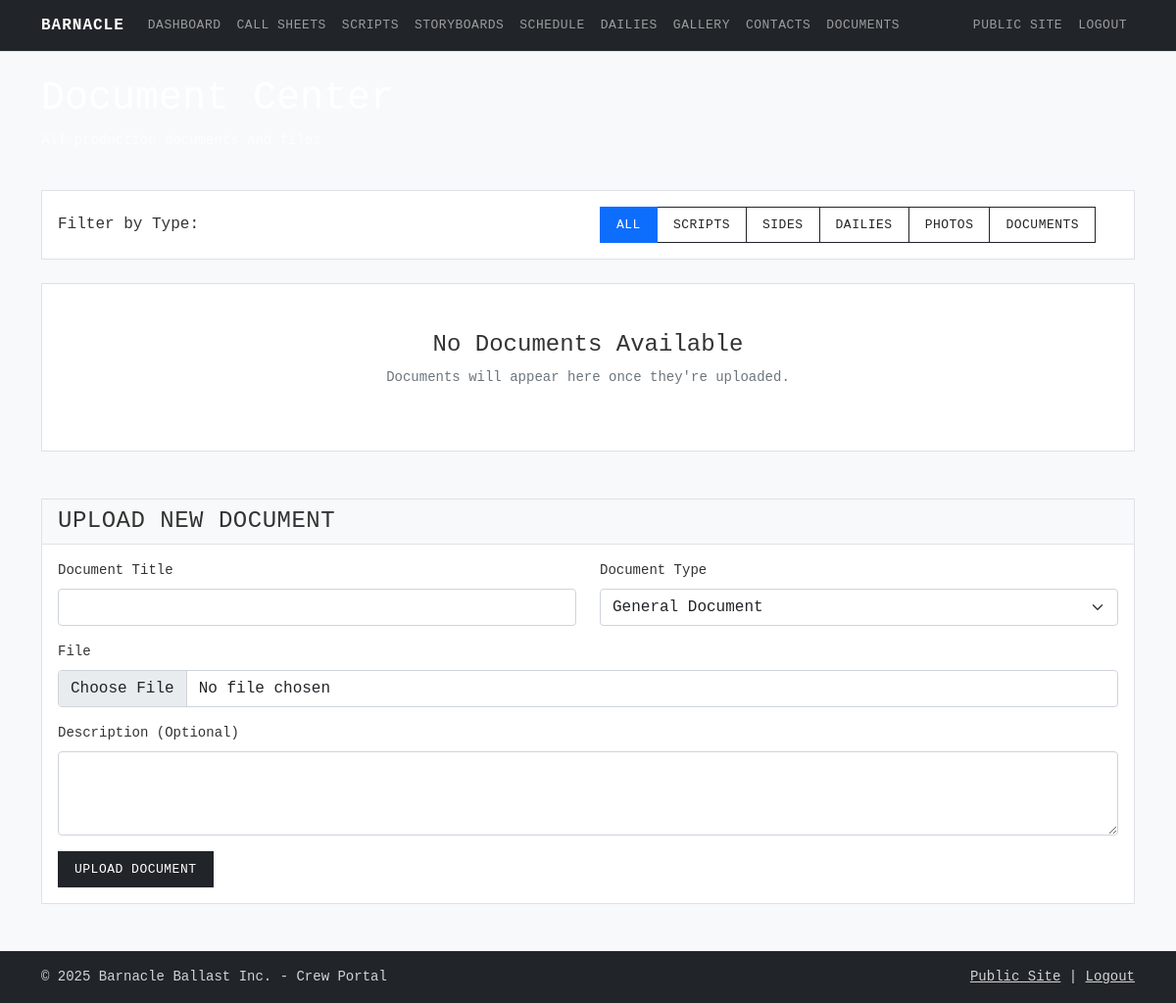
The page /crew/documents (signed in) on the database as committed earlier.
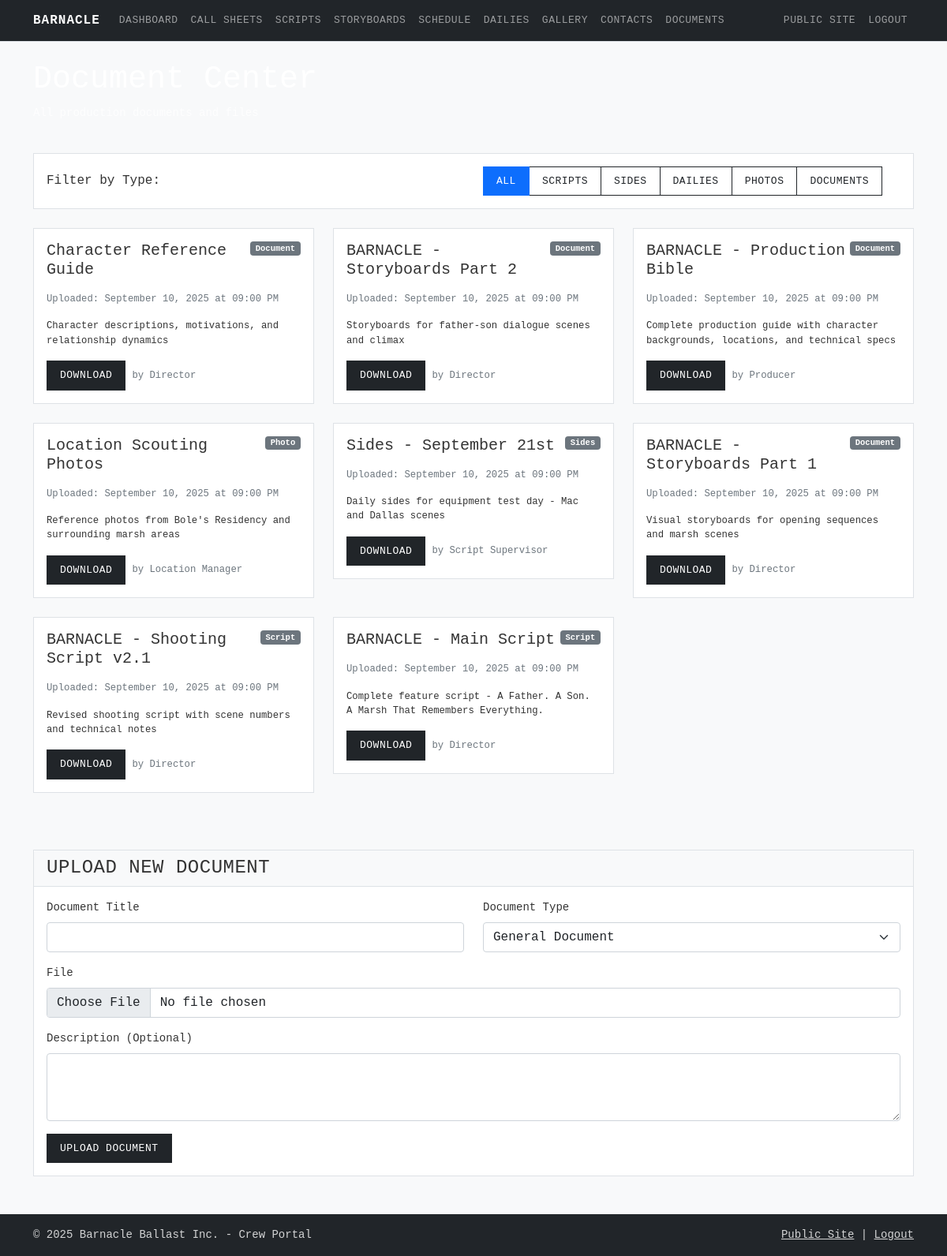
The same page on the database as committed later.
### app.py (models this page shows, shortened)
class Document(db.Model):
    id = db.Column(db.Integer, primary_key=True)
    title = db.Column(db.String(200), nullable=False)
    filename = db.Column(db.String(200), nullable=False)
    filepath = db.Column(db.String(300), nullable=False)
    document_type = db.Column(db.String(50), nullable=False)  # script, sides, dailies, photo, document
    file_size = db.Column(db.Integer)
    mime_type = db.Column(db.String(100))
    description = db.Column(db.Text)
    created_at = db.Column(db.DateTime, default=datetime.utcnow)
    created_by = db.Column(db.String(100))

### app.py (the view)
@app.route('/crew/documents')
def crew_documents():
    if not session.get('crew_logged_in'):
        return redirect(url_for('crew_login'))
    documents = Document.query.order_by(Document.created_at.desc()).all()
    return render_template('crew/documents.html', documents=documents)

### templates/crew/documents.html (shortened to what this page needs)
{% extends "crew/crew_base.html" %}
{% block content %}
<div class="container mt-4">
    <div class="row mb-4">
        <div class="col">
            <h1 class="text-white">Document Center</h1>
            <p class="text-light">All production documents and files</p>
        </div>
    </div>
    <div class="row mb-4">
        <div class="col">
            <div class="card">
                <div class="card-body">
                    <div class="row align-items-center">
                        <div class="col-md-6">
                            <h6 class="mb-0">Filter by Type:</h6>
                        </div>
                        <div class="col-md-6">
                            <div class="btn-group" role="group">
                                <button type="button"
                                    class="btn btn-outline-primary active"
                                    data-filter="all">All</button>
                                <button type="button"
                                    class="btn btn-outline-primary"
                                    data-filter="script">Scripts</button>
                                <button type="button"
                                    class="btn btn-outline-primary"
                                    data-filter="sides">Sides</button>
                                <button type="button"
                                    class="btn btn-outline-primary"
                                    data-filter="dailies">Dailies</button>
                                <button type="button"
                                    class="btn btn-outline-primary"
                                    data-filter="photo">Photos</button>
                                <button type="button"
                                    class="btn btn-outline-primary"
                                    data-filter="document">Documents</button>
                            </div>
                        </div>
                    </div>
                </div>
            </div>
        </div>
    </div>
    {% if documents %}
    <div class="row" id="documents-list">
        {% for doc in documents %}
        <div class="col-md-6 col-lg-4 mb-4 document-item"
            data-type="{{ doc.document_type }}">
            <div class="card">
                <div class="card-body">
                    <div
                        class="d-flex justify-content-between align-items-start mb-2">
                        <h5 class="card-title">{{ doc.title }}</h5>
                        <span class="badge bg-secondary">{{
                            doc.document_type.title() }}</span>
                    </div>
                    <p class="card-text small text-muted">
                        Uploaded: {{
                        doc.created_at.strftime('%B %d, %Y at %I:%M %p') }}
                    </p>
                    {% if doc.description %}
                    <p class="card-text small">{{ doc.description }}</p>
                    {% endif %}
                    <div class="d-flex gap-2">
                        <a href="{{ url_for('static', filename=doc.filepath) }}"
                            class="btn btn-primary btn-sm" download>Download</a>
                        {% if doc.created_by %}
                        <small class="text-muted align-self-center">by {{
                            doc.created_by }}</small>
                        {% endif %}
                    </div>
                </div>
            </div>
        </div>
        {% endfor %}
    </div>
    {% else %}
    <div class="row">
        <div class="col">
            <div class="card">
                <div class="card-body text-center py-5">
                    <h4>No Documents Available</h4>
                    <p class="text-muted">Documents will appear here once
                        they're uploaded.</p>
                </div>
            </div>
        </div>
    </div>
    {% endif %}
    <div class="row mt-5">
        <div class="col">
            <div class="card">
                <div class="card-header">
                    <h4 class="mb-0">Upload New Document</h4>
                </div>
                <div class="card-body">
                    <form method="POST" enctype="multipart/form-data"
                        action="/upload">
                        <div class="row">
                            <div class="col-md-6">
                                <div class="mb-3">
                                    <label for="title"
                                        class="form-label">Document
                                        Title</label>
                                    <input type="text" class="form-control"
                                        name="title" required>
                                </div>
                            </div>
                            <div class="col-md-6">
                                <div class="mb-3">
                                    <label for="type"
                                        class="form-label">Document Type</label>
                                    <select class="form-select" name="type"
                                        required>
                                        <option value="document">General
                                            Document</option>
                                    </select>
                                </div>
                            </div>
                        </div>
                        <div class="mb-3">
                            <label for="file" class="form-label">File</label>
                            <input type="file" class="form-control" name="file"
                                required>
                        </div>
                        <div class="mb-3">
                            <label for="description"
                                class="form-label">Description
                                (Optional)</label>
                            <textarea class="form-control" name="description"
                                rows="3"></textarea>
                        </div>
                        <button type="submit" class="btn btn-primary">Upload
                            Document</button>
                    </form>
                </div>
            </div>
        </div>
    </div>
</div>
{% endblock %}

### templates/crew/crew_base.html (shortened to what this page needs)
<!DOCTYPE html>
<html lang="en">
    <head>
        <link
            href="https://cdn.jsdelivr.net/npm/bootstrap@5.1.3/dist/css/bootstrap.min.css"
            rel="stylesheet">
        <link href="{{ url_for('static', filename='css/main.css') }}"
            rel="stylesheet">
        <link href="{{ url_for('static', filename='css/crew.css') }}"
            rel="stylesheet">
    </head>
    <body class="crew-portal">
        <nav class="navbar navbar-expand-lg navbar-dark crew-nav">
            <div class="container">
            <a class="navbar-brand" href="{{ url_for('crew_dashboard') }}">
                BARNACLE
            </a>
                <div class="collapse navbar-collapse" id="crewNav">
                    <ul class="navbar-nav me-auto">
                        <li class="nav-item">
                            <a class="nav-link"
                                href="{{ url_for('crew_dashboard') }}">Dashboard</a>
                        </li>
                        <li class="nav-item">
                            <a class="nav-link"
                                href="{{ url_for('crew_callsheets') }}">Call
                                Sheets</a>
                        </li>
                        <li class="nav-item">
                            <a class="nav-link"
                                href="{{ url_for('crew_scripts') }}">Scripts</a>
                        </li>
                        <li class="nav-item">
                            <a class="nav-link"
                                href="{{ url_for('crew_storyboards') }}">Storyboards</a>
                        </li>
                        <li class="nav-item">
                            <a class="nav-link"
                                href="{{ url_for('crew_schedule') }}">Schedule</a>
                        </li>
                        <li class="nav-item">
                            <a class="nav-link"
                                href="{{ url_for('crew_dailies') }}">Dailies</a>
                        </li>
                        <li class="nav-item">
                            <a class="nav-link"
                                href="{{ url_for('crew_gallery') }}">Gallery</a>
                        </li>
                        <li class="nav-item">
                            <a class="nav-link"
                                href="{{ url_for('crew_contacts') }}">Contacts</a>
                        </li>
                        <li class="nav-item">
                            <a class="nav-link"
                                href="{{ url_for('crew_documents') }}">Documents</a>
                        </li>
                    </ul>
                    <ul class="navbar-nav">
                        <li class="nav-item">
                            <a class="nav-link"
                                href="{{ url_for('index') }}">Public Site</a>
                        </li>
                        <li class="nav-item">
                            <a class="nav-link"
                                href="{{ url_for('crew_logout') }}">Logout</a>
                        </li>
                    </ul>
                </div>
            </div>
        </nav>
        <main class="flex-grow-1">
            {% block content %}{% endblock %}
        </main>
        <footer class="bg-dark text-light py-3 mt-5">
            <div class="container">
                <div class="row">
                    <div class="col-md-6">
                        <p class="mb-0">&copy; 2025 Barnacle Ballast Inc. - Crew
                            Portal</p>
                    </div>
                    <div class="col-md-6 text-md-end">
                        <p class="mb-0">
                            <a href="{{ url_for('index') }}"
                                class="text-light">Public Site</a> |
                            <a href="{{ url_for('crew_logout') }}"
                                class="text-light">Logout</a>
                        </p>
                    </div>
                </div>
            </div>
        </footer>
    </body>
</html>

### static/css/main.css (style rules this page uses)
:root { --bb-primary: #2c5f63; --bb-secondary: #6c757d; --bb-accent: #495057; --bb-dark: #212529; --bb-light: #f8f9fa; --bb-border: #dee2e6; }
body { font-family: 'SF Mono', 'Monaco', 'Inconsolata', 'Roboto Mono', 'Courier New', monospace; line-height: 1.5; font-size: 14px; color: var(--bb-dark); background-color: #ffffff; }
.btn { font-family: inherit; font-size: 13px; font-weight: 500; border-radius: 0; border: 1px solid var(--bb-border); padding: 8px 16px; text-transform: uppercase; letter-spacing: 0.5px; transition: all 0.2s ease; }
.btn-primary { background-color: var(--bb-dark); border-color: var(--bb-dark); color: white; }
.btn-outline-primary { color: var(--bb-dark); border-color: var(--bb-dark); background-color: transparent; }
.navbar-brand { font-weight: 600; letter-spacing: 1px; font-size: 16px; }
.card { border: 1px solid var(--bb-border); border-radius: 0; box-shadow: none; background-color: white; }
.card-header { background-color: var(--bb-light); border-bottom: 1px solid var(--bb-border); font-weight: 600; font-size: 13px; text-transform: uppercase; letter-spacing: 0.5px; }
.crew-portal { background-color: #f8f9fa; color: var(--bb-dark); }
.crew-nav { background-color: var(--bb-dark); border-bottom: 1px solid var(--bb-border); }
footer { margin-top: auto; }

### static/css/crew.css (style rules this page uses)
.crew-portal { background-color: #f8f9fa; min-height: 100vh; font-family: 'SF Mono', 'Monaco', 'Inconsolata', 'Roboto Mono', 'Courier New', monospace; }
.crew-nav { background-color: var(--bb-dark); border-bottom: 1px solid var(--bb-border); }
.crew-nav .navbar-brand { font-weight: 600; letter-spacing: 1px; font-size: 16px; }
.crew-nav .nav-link { color: white; font-size: 13px; text-transform: uppercase; letter-spacing: 0.5px; transition: color 0.2s ease; }
.crew-portal .card { background-color: rgba(255, 255, 255, 0.95); color: #333; }
.crew-portal .text-muted { color: #6c757d !important; }
.crew-portal .text-white { color: white !important; }
.crew-portal .text-light { color: rgba(255, 255, 255, 0.8) !important; }

Rows that differ between the two databases and show on the page:
added Document: title "Character Reference Guide", document_type "Document", created_at "September 10, 2025 at 09:00 PM", description "Character descriptions, motivations, and relationship dynamics", created_by "Director"
added Document: title "BARNACLE - Storyboards Part 2", document_type "Document", created_at "September 10, 2025 at 09:00 PM", description "Storyboards for father-son dialogue scenes and climax", created_by "Director"
added Document: title "BARNACLE - Production Bible", document_type "Document", created_at "September 10, 2025 at 09:00 PM", description "Complete production guide with character backgrounds, locations, and technical specs", created_by "Producer"
added Document: title "Location Scouting Photos", document_type "Photo", created_at "September 10, 2025 at 09:00 PM", description "Reference photos from Bole's Residency and surrounding marsh areas", created_by "Location Manager"
added Document: title "Sides - September 21st", document_type "Sides", created_at "September 10, 2025 at 09:00 PM", description "Daily sides for equipment test day - Mac and Dallas scenes", created_by "Script Supervisor"
added Document: title "BARNACLE - Storyboards Part 1", document_type "Document", created_at "September 10, 2025 at 09:00 PM", description "Visual storyboards for opening sequences and marsh scenes", created_by "Director"
added Document: title "BARNACLE - Shooting Script v2.1", document_type "Script", created_at "September 10, 2025 at 09:00 PM", description "Revised shooting script with scene numbers and technical notes", created_by "Director"
added Document: title "BARNACLE - Main Script", document_type "Script", created_at "September 10, 2025 at 09:00 PM", description "Complete feature script - A Father. A Son. A Marsh That Remembers Everything.", created_by "Director"
Other text that changed with them:
text no longer shown: "No Documents Available Documents will appear here once they're uploaded."
